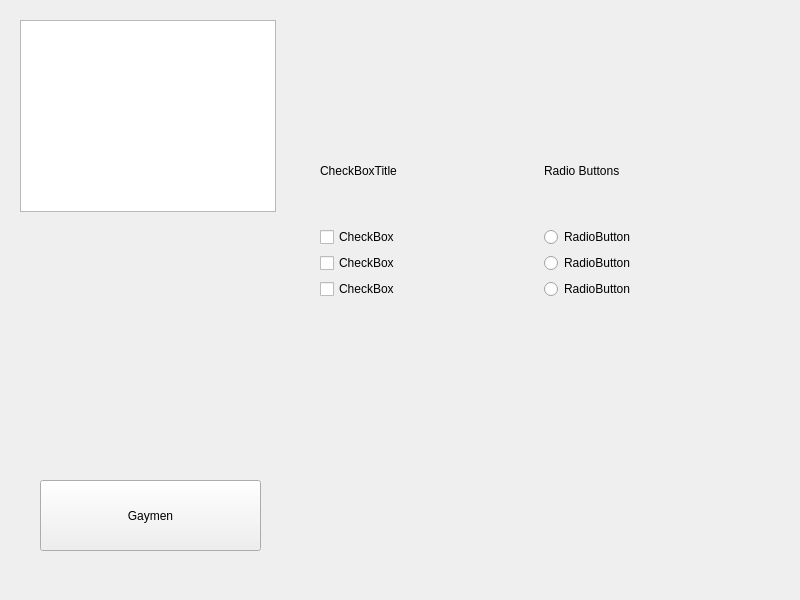
<?xml version="1.0" encoding="UTF-8"?>
<ui version="4.0">
 <class>Widget</class>
 <widget class="QWidget" name="Widget">
  <property name="geometry">
   <rect>
    <x>0</x>
    <y>0</y>
    <width>800</width>
    <height>600</height>
   </rect>
  </property>
  <property name="windowTitle">
   <string>Widget</string>
  </property>
  <widget class="QPushButton" name="GayMan">
   <property name="geometry">
    <rect>
     <x>40</x>
     <y>480</y>
     <width>221</width>
     <height>71</height>
    </rect>
   </property>
   <property name="text">
    <string>Gaymen</string>
   </property>
  </widget>
  <widget class="QWidget" name="gridLayoutWidget">
   <property name="geometry">
    <rect>
     <x>320</x>
     <y>20</y>
     <width>441</width>
     <height>381</height>
    </rect>
   </property>
   <layout class="QGridLayout" name="gridLayout">
    <item row="0" column="0">
     <layout class="QVBoxLayout" name="verticalLayout_2">
      <item>
       <widget class="QLabel" name="checkboxTitle">
        <property name="text">
         <string>CheckBoxTitle</string>
        </property>
       </widget>
      </item>
      <item>
       <widget class="QCheckBox" name="a">
        <property name="text">
         <string>CheckBox</string>
        </property>
       </widget>
      </item>
      <item>
       <widget class="QCheckBox" name="c">
        <property name="text">
         <string>CheckBox</string>
        </property>
       </widget>
      </item>
      <item>
       <widget class="QCheckBox" name="v">
        <property name="text">
         <string>CheckBox</string>
        </property>
       </widget>
      </item>
     </layout>
    </item>
    <item row="0" column="1">
     <layout class="QVBoxLayout" name="verticalLayout">
      <item>
       <widget class="QLabel" name="radiobuttonTitle">
        <property name="maximumSize">
         <size>
          <width>16777215</width>
          <height>100</height>
         </size>
        </property>
        <property name="text">
         <string>Radio Buttons</string>
        </property>
       </widget>
      </item>
      <item>
       <widget class="QRadioButton" name="wwf">
        <property name="text">
         <string>RadioButton</string>
        </property>
       </widget>
      </item>
      <item>
       <widget class="QRadioButton" name="wer">
        <property name="text">
         <string>RadioButton</string>
        </property>
       </widget>
      </item>
      <item>
       <widget class="QRadioButton" name="rew3r3er">
        <property name="text">
         <string>RadioButton</string>
        </property>
       </widget>
      </item>
     </layout>
    </item>
   </layout>
  </widget>
  <widget class="QListView" name="listView">
   <property name="geometry">
    <rect>
     <x>20</x>
     <y>20</y>
     <width>256</width>
     <height>192</height>
    </rect>
   </property>
  </widget>
 </widget>
 <resources/>
 <connections/>
</ui>
